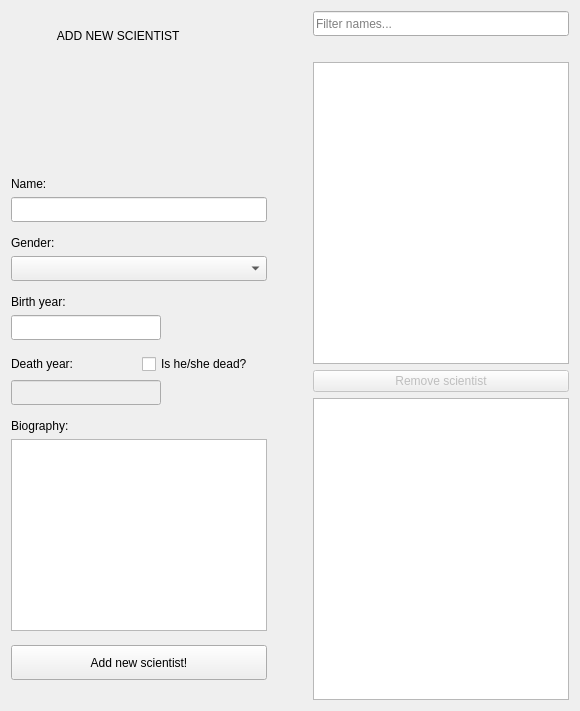
          <widget class="QWidget" name="AddScientist">
           <attribute name="icon">
            <iconset resource="images.qrc">
             <normaloff>:/Buttons/skil3-addSci_lblue.png</normaloff>:/Buttons/skil3-addSci_lblue.png</iconset>
           </attribute>
           <attribute name="title">
            <string/>
           </attribute>
           <layout class="QHBoxLayout" name="horizontalLayout_2">
            <item>
             <layout class="QVBoxLayout" name="verticalLayout">
              <item>
               <widget class="QLabel" name="label_9">
                <property name="minimumSize">
                 <size>
                  <width>0</width>
                  <height>50</height>
                 </size>
                </property>
                <property name="maximumSize">
                 <size>
                  <width>16777215</width>
                  <height>50</height>
                 </size>
                </property>
                <property name="styleSheet">
                 <string notr="true">font: 18pt &quot;Agency FB&quot;;
image: url(:/Buttons/skil3-addSci_lblue.png);
image-position: left;</string>
                </property>
                <property name="text">
                 <string>              ADD NEW SCIENTIST</string>
                </property>
               </widget>
              </item>
              <item>
               <spacer name="verticalSpacer_12">
                <property name="orientation">
                 <enum>Qt::Vertical</enum>
                </property>
                <property name="sizeHint" stdset="0">
                 <size>
                  <width>20</width>
                  <height>100</height>
                 </size>
                </property>
               </spacer>
              </item>
              <item>
               <spacer name="verticalSpacer_18">
                <property name="orientation">
                 <enum>Qt::Vertical</enum>
                </property>
                <property name="sizeType">
                 <enum>QSizePolicy::Fixed</enum>
                </property>
                <property name="sizeHint" stdset="0">
                 <size>
                  <width>0</width>
                  <height>10</height>
                 </size>
                </property>
               </spacer>
              </item>
              <item>
               <widget class="QLabel" name="label_22">
                <property name="minimumSize">
                 <size>
                  <width>0</width>
                  <height>0</height>
                 </size>
                </property>
                <property name="maximumSize">
                 <size>
                  <width>16777215</width>
                  <height>20</height>
                 </size>
                </property>
                <property name="text">
                 <string>Name:</string>
                </property>
               </widget>
              </item>
              <item>
               <widget class="QLineEdit" name="inputName">
                <property name="minimumSize">
                 <size>
                  <width>0</width>
                  <height>25</height>
                 </size>
                </property>
                <property name="maximumSize">
                 <size>
                  <width>16777215</width>
                  <height>30</height>
                 </size>
                </property>
               </widget>
              </item>
              <item>
               <spacer name="verticalSpacer">
                <property name="orientation">
                 <enum>Qt::Vertical</enum>
                </property>
                <property name="sizeType">
                 <enum>QSizePolicy::Fixed</enum>
                </property>
                <property name="sizeHint" stdset="0">
                 <size>
                  <width>20</width>
                  <height>8</height>
                 </size>
                </property>
               </spacer>
              </item>
              <item>
               <widget class="QLabel" name="label_23">
                <property name="minimumSize">
                 <size>
                  <width>0</width>
                  <height>0</height>
                 </size>
                </property>
                <property name="maximumSize">
                 <size>
                  <width>16777215</width>
                  <height>20</height>
                 </size>
                </property>
                <property name="text">
                 <string>Gender:</string>
                </property>
               </widget>
              </item>
              <item>
               <widget class="QComboBox" name="genderCombo">
                <property name="minimumSize">
                 <size>
                  <width>0</width>
                  <height>25</height>
                 </size>
                </property>
                <property name="maximumSize">
                 <size>
                  <width>300</width>
                  <height>30</height>
                 </size>
                </property>
               </widget>
              </item>
              <item>
               <spacer name="verticalSpacer_2">
                <property name="orientation">
                 <enum>Qt::Vertical</enum>
                </property>
                <property name="sizeType">
                 <enum>QSizePolicy::Fixed</enum>
                </property>
                <property name="sizeHint" stdset="0">
                 <size>
                  <width>20</width>
                  <height>8</height>
                 </size>
                </property>
               </spacer>
              </item>
              <item>
               <widget class="QLabel" name="label_24">
                <property name="minimumSize">
                 <size>
                  <width>0</width>
                  <height>0</height>
                 </size>
                </property>
                <property name="maximumSize">
                 <size>
                  <width>16777215</width>
                  <height>20</height>
                 </size>
                </property>
                <property name="text">
                 <string>Birth year:</string>
                </property>
               </widget>
              </item>
              <item>
               <widget class="QLineEdit" name="inputBY">
                <property name="minimumSize">
                 <size>
                  <width>0</width>
                  <height>25</height>
                 </size>
                </property>
                <property name="maximumSize">
                 <size>
                  <width>150</width>
                  <height>30</height>
                 </size>
                </property>
               </widget>
              </item>
              <item>
               <spacer name="verticalSpacer_3">
                <property name="orientation">
                 <enum>Qt::Vertical</enum>
                </property>
                <property name="sizeType">
                 <enum>QSizePolicy::Fixed</enum>
                </property>
                <property name="sizeHint" stdset="0">
                 <size>
                  <width>20</width>
                  <height>8</height>
                 </size>
                </property>
               </spacer>
              </item>
              <item>
               <layout class="QHBoxLayout" name="horizontalLayout_4">
                <item>
                 <widget class="QLabel" name="label_26">
                  <property name="minimumSize">
                   <size>
                    <width>0</width>
                    <height>20</height>
                   </size>
                  </property>
                  <property name="maximumSize">
                   <size>
                    <width>200</width>
                    <height>25</height>
                   </size>
                  </property>
                  <property name="text">
                   <string>Death year:</string>
                  </property>
                 </widget>
                </item>
                <item>
                 <widget class="QCheckBox" name="isDead">
                  <property name="sizePolicy">
                   <sizepolicy hsizetype="Minimum" vsizetype="Ignored">
                    <horstretch>0</horstretch>
                    <verstretch>0</verstretch>
                   </sizepolicy>
                  </property>
                  <property name="minimumSize">
                   <size>
                    <width>0</width>
                    <height>20</height>
                   </size>
                  </property>
                  <property name="maximumSize">
                   <size>
                    <width>16777215</width>
                    <height>25</height>
                   </size>
                  </property>
                  <property name="text">
                   <string>Is he/she dead?</string>
                  </property>
                 </widget>
                </item>
               </layout>
              </item>
              <item>
               <widget class="QLineEdit" name="inputDY">
                <property name="enabled">
                 <bool>false</bool>
                </property>
                <property name="minimumSize">
                 <size>
                  <width>0</width>
                  <height>25</height>
                 </size>
                </property>
                <property name="maximumSize">
                 <size>
                  <width>150</width>
                  <height>25</height>
                 </size>
                </property>
               </widget>
              </item>
              <item>
               <spacer name="verticalSpacer_4">
                <property name="orientation">
                 <enum>Qt::Vertical</enum>
                </property>
                <property name="sizeType">
                 <enum>QSizePolicy::Fixed</enum>
                </property>
                <property name="sizeHint" stdset="0">
                 <size>
                  <width>20</width>
                  <height>8</height>
                 </size>
                </property>
               </spacer>
              </item>
              <item>
               <widget class="QLabel" name="label_25">
                <property name="minimumSize">
                 <size>
                  <width>0</width>
                  <height>0</height>
                 </size>
                </property>
                <property name="maximumSize">
                 <size>
                  <width>16777215</width>
                  <height>20</height>
                 </size>
                </property>
                <property name="text">
                 <string>Biography:</string>
                </property>
               </widget>
              </item>
              <item>
               <widget class="QPlainTextEdit" name="inputBio">
                <property name="minimumSize">
                 <size>
                  <width>0</width>
                  <height>30</height>
                 </size>
                </property>
               </widget>
              </item>
              <item>
               <spacer name="verticalSpacer_5">
                <property name="orientation">
                 <enum>Qt::Vertical</enum>
                </property>
                <property name="sizeType">
                 <enum>QSizePolicy::Fixed</enum>
                </property>
                <property name="sizeHint" stdset="0">
                 <size>
                  <width>20</width>
                  <height>8</height>
                 </size>
                </property>
               </spacer>
              </item>
              <item>
               <widget class="QPushButton" name="buttonAddNewSci">
                <property name="minimumSize">
                 <size>
                  <width>0</width>
                  <height>35</height>
                 </size>
                </property>
                <property name="text">
                 <string>Add new scientist!</string>
                </property>
               </widget>
              </item>
              <item>
               <widget class="QLabel" name="errorMess">
                <property name="text">
                 <string/>
                </property>
               </widget>
              </item>
             </layout>
            </item>
            <item>
             <spacer name="horizontalSpacer">
              <property name="orientation">
               <enum>Qt::Horizontal</enum>
              </property>
              <property name="sizeType">
               <enum>QSizePolicy::Fixed</enum>
              </property>
              <property name="sizeHint" stdset="0">
               <size>
                <width>40</width>
                <height>20</height>
               </size>
              </property>
             </spacer>
            </item>
            <item>
             <layout class="QVBoxLayout" name="verticalLayout_2">
              <item>
               <widget class="QLineEdit" name="input_filter_sci">
                <property name="minimumSize">
                 <size>
                  <width>0</width>
                  <height>25</height>
                 </size>
                </property>
                <property name="text">
                 <string/>
                </property>
                <property name="placeholderText">
                 <string>Filter names...</string>
                </property>
               </widget>
              </item>
              <item>
               <widget class="QLabel" name="counter">
                <property name="text">
                 <string/>
                </property>
               </widget>
              </item>
              <item>
               <widget class="QListWidget" name="scientistList"/>
              </item>
              <item>
               <widget class="QPushButton" name="removeButton">
                <property name="enabled">
                 <bool>false</bool>
                </property>
                <property name="text">
                 <string>Remove scientist</string>
                </property>
               </widget>
              </item>
              <item>
               <widget class="QTextBrowser" name="detailsBox">
                <property name="enabled">
                 <bool>true</bool>
                </property>
                <property name="styleSheet">
                 <string notr="true">font: 8pt &quot;MS Shell Dlg 2&quot;;</string>
                </property>
                <property name="readOnly">
                 <bool>true</bool>
                </property>
               </widget>
              </item>
             </layout>
            </item>
           </layout>
          </widget>
